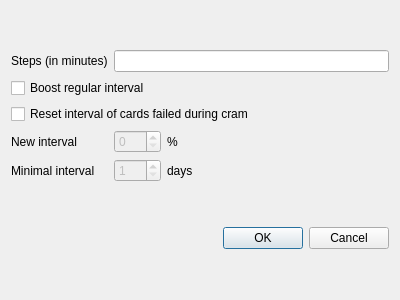
<?xml version="1.0" encoding="UTF-8"?>
<ui version="4.0">
 <class>Dialog</class>
 <widget class="QDialog" name="Dialog">
  <property name="geometry">
   <rect>
    <x>0</x>
    <y>0</y>
    <width>400</width>
    <height>300</height>
   </rect>
  </property>
  <property name="windowTitle">
   <string>Dialog</string>
  </property>
  <layout class="QVBoxLayout" name="verticalLayout">
   <item>
    <layout class="QGridLayout" name="gridLayout_4">
     <item row="0" column="0">
      <widget class="QLabel" name="label_22">
       <property name="text">
        <string>Steps (in minutes)</string>
       </property>
      </widget>
     </item>
     <item row="0" column="1" colspan="2">
      <widget class="QLineEdit" name="cramSteps"/>
     </item>
     <item row="3" column="0">
      <widget class="QLabel" name="label_23">
       <property name="text">
        <string>New interval</string>
       </property>
      </widget>
     </item>
     <item row="2" column="0" colspan="3">
      <widget class="QCheckBox" name="cramReset">
       <property name="text">
        <string>Reset interval of cards failed during cram</string>
       </property>
      </widget>
     </item>
     <item row="4" column="1">
      <widget class="QSpinBox" name="cramMinInt">
       <property name="enabled">
        <bool>false</bool>
       </property>
       <property name="minimum">
        <number>1</number>
       </property>
      </widget>
     </item>
     <item row="4" column="0">
      <widget class="QLabel" name="label_24">
       <property name="text">
        <string>Minimal interval</string>
       </property>
      </widget>
     </item>
     <item row="1" column="0" colspan="3">
      <widget class="QCheckBox" name="cramBoost">
       <property name="text">
        <string>Boost regular interval</string>
       </property>
      </widget>
     </item>
     <item row="3" column="1">
      <widget class="QSpinBox" name="cramMult">
       <property name="enabled">
        <bool>false</bool>
       </property>
       <property name="maximum">
        <number>100</number>
       </property>
       <property name="singleStep">
        <number>5</number>
       </property>
      </widget>
     </item>
     <item row="4" column="2">
      <widget class="QLabel" name="label_29">
       <property name="text">
        <string>days</string>
       </property>
      </widget>
     </item>
     <item row="3" column="2">
      <widget class="QLabel" name="label_30">
       <property name="sizePolicy">
        <sizepolicy hsizetype="Expanding" vsizetype="Preferred">
         <horstretch>0</horstretch>
         <verstretch>0</verstretch>
        </sizepolicy>
       </property>
       <property name="text">
        <string>%</string>
       </property>
      </widget>
     </item>
    </layout>
   </item>
   <item>
    <widget class="QDialogButtonBox" name="buttonBox">
     <property name="orientation">
      <enum>Qt::Horizontal</enum>
     </property>
     <property name="standardButtons">
      <set>QDialogButtonBox::Cancel|QDialogButtonBox::Ok</set>
     </property>
    </widget>
   </item>
  </layout>
 </widget>
 <resources/>
 <connections>
  <connection>
   <sender>buttonBox</sender>
   <signal>accepted()</signal>
   <receiver>Dialog</receiver>
   <slot>accept()</slot>
   <hints>
    <hint type="sourcelabel">
     <x>248</x>
     <y>254</y>
    </hint>
    <hint type="destinationlabel">
     <x>157</x>
     <y>274</y>
    </hint>
   </hints>
  </connection>
  <connection>
   <sender>buttonBox</sender>
   <signal>rejected()</signal>
   <receiver>Dialog</receiver>
   <slot>reject()</slot>
   <hints>
    <hint type="sourcelabel">
     <x>316</x>
     <y>260</y>
    </hint>
    <hint type="destinationlabel">
     <x>286</x>
     <y>274</y>
    </hint>
   </hints>
  </connection>
 </connections>
</ui>
